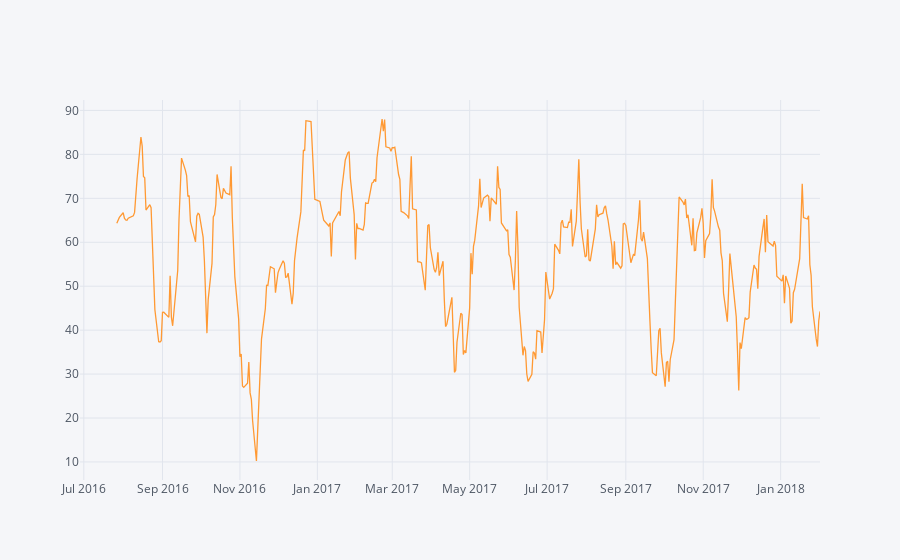

The notebook cell this image was saved under:
### Markdown cell above
***MFI*** - is used to measure the ***enthusiasm*** of the market.
In other words, the money flow index shows how much a stock was traded.
A value of **80 or more is generally considered overbought**, a value of **20 or less oversold**.
The values of MFI can be studied very easily through the below interactive graph:

### Code cell
data['mfi'].iplot()

### Figure 1 — Plotly figure (JSON) as saved in the notebook; plotly's stock layout.template omitted (floating-point values rounded to 4 significant figures; data arrays with more than 128 entries replaced by an {"elided": "..."} marker saying what was removed)
{"data": [{"line": {"color": "rgba(255, 153, 51, 1.0)", "dash": "solid", "width": 1.3}, "mode": "lines", "name": "mfi", "text": "", "type": "scatter", "x": {"elided": "403 str values"}, "y": {"elided": "403 mixed values"}}], "layout": {"legend": {"bgcolor": "#F5F6F9", "font": {"color": "#4D5663"}}, "paper_bgcolor": "#F5F6F9", "plot_bgcolor": "#F5F6F9", "titlefont": {"color": "#4D5663"}, "xaxis1": {"gridcolor": "#E1E5ED", "showgrid": true, "tickfont": {"color": "#4D5663"}, "title": "", "titlefont": {"color": "#4D5663"}, "zerolinecolor": "#E1E5ED"}, "yaxis1": {"gridcolor": "#E1E5ED", "showgrid": true, "tickfont": {"color": "#4D5663"}, "title": "", "titlefont": {"color": "#4D5663"}, "zerolinecolor": "#E1E5ED"}}}
